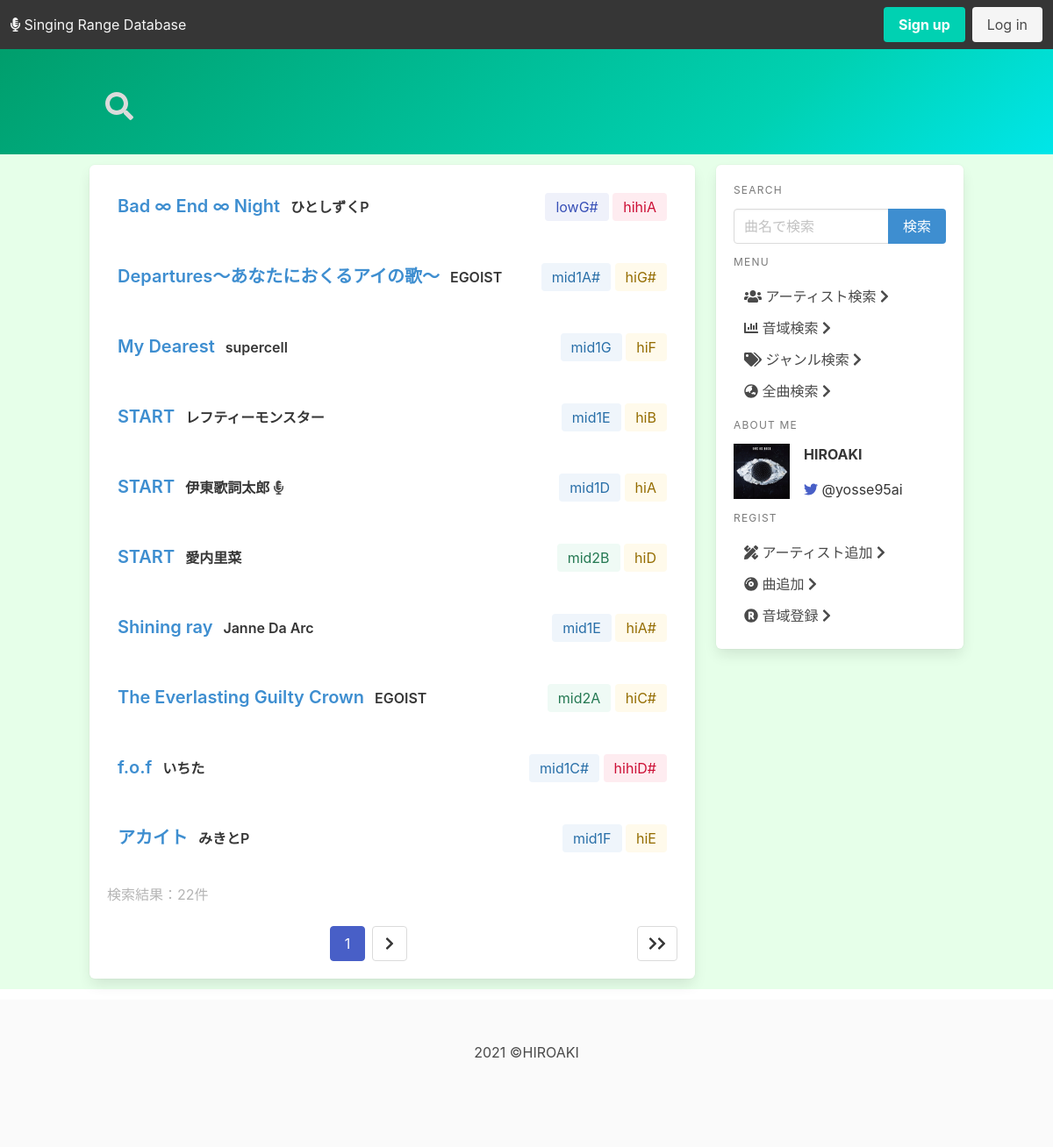
Before: /ranges/search-result/song/ with the older database file.
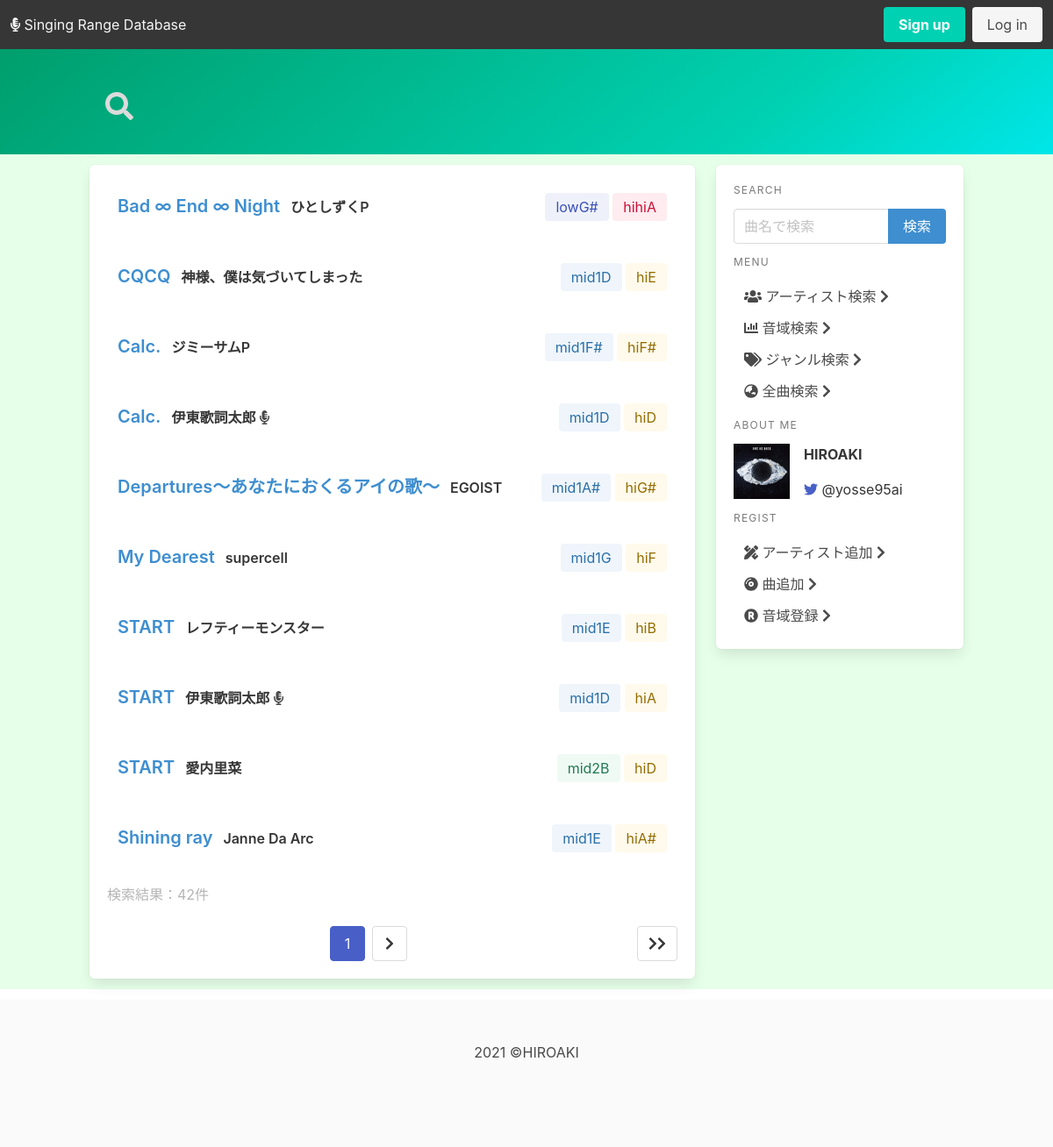
After: the same page with the newer database file.
### ranges/models.py (models this page shows, shortened)
class Range(models.Model):
    song = models.ForeignKey(
        Song, on_delete=models.CASCADE, to_field="song_id", related_name="song")
    artist = models.ForeignKey(
        Artist, on_delete=models.CASCADE, to_field="artist_id", related_name="artist")
    performer = models.ManyToManyField(Artist, related_name="performer_name")
    lowest_note = models.ForeignKey(
        Note, on_delete=models.CASCADE, to_field="note_id", related_name="low_note")
    highest_note = models.ForeignKey(
        Note, on_delete=models.CASCADE, to_field="note_id", related_name="high_note")
    fake_note = models.ForeignKey(
        Note, on_delete=models.CASCADE, to_field="note_id", related_name="fake_note", null=True, blank=True)
    genre = models.ForeignKey(Genre, on_delete=models.CASCADE)
    release_date = models.DateTimeField('date released', null=True, blank=True)
    pub_date = models.DateTimeField(default=timezone.now())
    latest_update = models.DateTimeField('date update lately', auto_now=True)
    origin = models.BooleanField('is original', default=True)
    class Meta:
        unique_together = ['song', 'artist', 'origin']

class Song(models.Model):
    class Meta:
        ordering = ('song_name',)
    song_id = models.AutoField(primary_key=True)
    song_name = models.CharField("Tilte", max_length=100)
    lyricist = models.ManyToManyField(Artist, related_name="lyricist_name")
    composer = models.ManyToManyField(Artist, related_name="composer_name")
    arranger = models.ManyToManyField(
        Artist, related_name="arranger_name", blank=True)
    def get_composer(self):
        return "\n".join([a.artist_name for a in self.composer.all()])
    def get_lyricist(self):
        return "\n".join([a.artist_name for a in self.lyricist.all()])
    def get_arranger(self):
        return "\n".join([a.artist_name for a in self.arranger.all()])
    get_lyricist.short_description = 'Lyricist'
    get_composer.short_description = 'Composer'
    get_arranger.short_description = 'Arranger'

class Artist(models.Model):
    artist_id = models.CharField(max_length=10, primary_key=True)
    artist_name = models.CharField("Artist's name", max_length=50)
    affiliation = models.ManyToManyField(
        "self",related_name="affiliation", blank=True)
    class Meta:
        ordering = ('artist_name', )

class Note(models.Model):
    note_id = models.CharField(max_length=5, primary_key=True)
    note_name = models.CharField(max_length=50)
    def __str__(self):
        return self.note_name

### ranges/views.py (the view)
# urls.py: path('search-result/song/', views.result, name='result'),
def result(request, in_name=''):
    if request.method == 'POST':
        input_name = request.POST['song_name']
    else:
        input_name = in_name
    results = list()
    songs = Song.objects.filter(
        song_name__istartswith=input_name).order_by('song_name')
    if not songs:
        context = queryError('song_error', input_name=input_name)
    else:
        for song in songs:
            result = Range.objects.filter(song=song.pk)
            if not result:
                context = queryError('range_error', input_name=input_name)
            else:
                results += result
        page_results = paginate_query(request, results, 10)
        context = {
            'results': page_results,
            'input_name': input_name,
        }
    return render(request, 'ranges/result.html', context)

### ranges/templatetags/note_control.py (called while the page is built)
@register.filter
def color(pk):
    if pk.startswith('H4'):
        return 'is-dark'
    elif pk.startswith('H3'):
        return 'is-danger '
    elif pk.startswith('H2'):
        return 'is-danger is-light'
    elif pk.startswith('H1'):
        return 'is-warning is-light'
    elif pk.startswith('M2'):
        return 'is-success is-light'
    elif pk.startswith('M1'):
        return 'is-info is-light'
    elif pk.startswith('L1'):
        return 'is-link is-light'
    elif pk.startswith('L2'):
        return 'is-link'
    elif pk.startswith('L3'):
        return 'is-link is-dark'
    elif pk.startswith('L4'):
        return 'is-link is-black'
    else:
        return 'is-light'

### ranges/views.py (called while the page is built)
def queryError(error_name, input_name=None):
    return {error_name: True, 'input_name': input_name}

def paginate_query(request, queryset, count):
    paginator = Paginator(queryset, count)
    page = request.GET.get('page')
    try:
        page_obj = paginator.page(page)
    except PageNotAnInteger:
        page_obj = paginator.page(1)
    except EmptyPage:
        page_obj = paginatot.page(paginator.num_pages)
    return page_obj

### ranges/templates/ranges/result.html (shortened to what this page needs)
{% extends './base.html' %}
{% load note_control %}
{% block page_name %}
<i class="fas fa-search has-text-grey-lighter"></i>
{% endblock page_name %}
{% block content %}
<div class="box">
    {% if range_error or song_error or range_note_error %}
    <div class="columns">
        {% if range_error %}
        <div class="column subtitle">
            <i class="fas fa-chevron-right"></i>
            <a href="#" class="has-text-dark">
                <span class="has-text-danger">{{input_name}}</span>の音域の登録に協力してくれませんか？</a>
        </div>
        {% elif song_error %}
        <div class="column subtitle">
            <i class="fas fa-chevron-right"></i><a href="#" class="has-text-dark">
                <span class="has-text-danger">{{input_name}}</span>
                を曲データベースに登録しませんか？</a>
        </div>
        {% endif %}
    </div>
    <div class="content has-text-grey-light">
        検索結果：0件
    </div>
    {% elif results %}
    {% for result in results %}
    <div class="columns level is-gapless">
        <div class="level-left">
            <div class="column">
                <a href="{% url 'ranges:detail' result.artist.pk result.song.pk result.origin %}"
                    class="title is-5 has-text-info">{{result.song.song_name}}</a>
            </div>
            <div class="columns is-mobile">
                <div class="column">
                    <a href="{% url 'ranges:detail_artist' result.artist.pk %}"
                        class="title is-6">{{ result.artist.artist_name }}</a>
                    {% if not result.origin %}
                    <i class="fas fa-microphone-alt"></i>
                    {% endif %}
                </div>
            </div>
        </div>
        <div class="level-right">
            <div class="column tags are-medium">
                <a href="{% url 'ranges:result_range' result.lowest_note.pk %}">
                    <div class="tag {{ result.lowest_note.pk | color }}">
                        {{ result.lowest_note }}
                    </div>
                </a>
                <a href="{% url 'ranges:result_range' result.highest_note.pk %}">
                    <div class="tag {{ result.highest_note.pk | color }}">
                        {{ result.highest_note }}
                    </div>
                </a>
            </div>
        </div>
    </div>
    {% endfor %}
    <div class="content has-text-grey-light">
        検索結果：{{ results.paginator.count }}件
    </div>
    <nav class="pagination is-centered" role="navigation" aria-label="pagination">
        {% if results.has_next %}
        <a class="pagination-next" href="{% url 'ranges:result' input_name %}?page={{ results.paginator.num_pages }}">
            <i class="fas fa-chevron-right"></i><i class="fas fa-chevron-right"></i></a>
        {% endif %}
        <ul class="pagination-list">
            <li><a class="pagination-link is-current" aria-label="Page {{ results.number }}"
                    aria-current="page">{{ results.number }}</a>
            </li>
            <li>
                {% if results.has_next %}
                <a class="pagination-next"
                    href="{% url 'ranges:result' input_name %}?page={{ results.next_page_number }}">
                    <i class="fas fa-chevron-right"></i></a>
                {% endif %}
            </li>
        </ul>
    </nav>
    {% endif %}
</div>
{% endblock content %}

Changed rows visible on the page:
no longer on this page (row unchanged): Range: song.song_name "The Everlasting Guilty Crown", artist.artist_name "EGOIST", lowest_note "mid2A", highest_note "hiC#"
no longer on this page (row unchanged): Range: song.song_name "f.o.f", artist.artist_name "いちた", lowest_note "mid1C#", highest_note "hihiD#"
no longer on this page (row unchanged): Range: song.song_name "アカイト", artist.artist_name "みきとP", lowest_note "mid1F", highest_note "hiE"
added Range: song.song_name "CQCQ", artist.artist_name "神様、僕は気づいてしまった", lowest_note "mid1D", highest_note "hiE"
added Range: song.song_name "Calc.", artist.artist_name "ジミーサムP", lowest_note "mid1F#", highest_note "hiF#"
added Range: song.song_name "Calc.", artist.artist_name "伊東歌詞太郎", origin False (drawn), lowest_note "mid1D", highest_note "hiD"
Other visible differences:
{{ results.paginator.count }}: "22" → "42"
